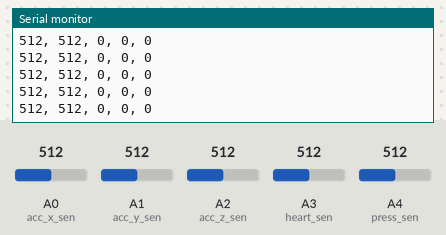
Recording of a sketch running on a simulated Arduino Uno, built with avr-gcc and run on an emulated ATmega328P. Parts: the last lines printed to the serial monitor. Inputs (shaded band) come from the test bench; at power-on: A0 (acc_x_sen) = 512, A3 (heart_sen) = 512, A1 (acc_y_sen) = 512, A2 (acc_z_sen) = 512, A4 (press_sen) = 512.

Above: at 1.2 s.
1.3 s: A0 (acc_x_sen) set to 532
4.3 s: A3 (heart_sen) set to 841
At 4.8 s:
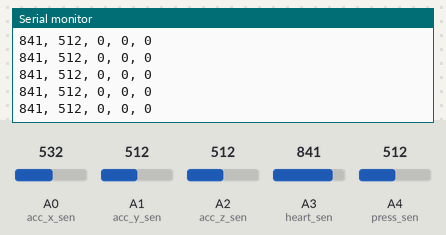
7.3 s: A3 (heart_sen) set to 862
At 8.6 s:
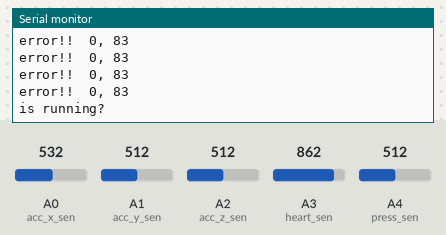
12.0 s: A1 (acc_y_sen) set to 537
At 14.7 s:
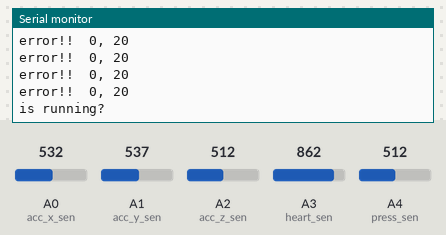
Timing chart, 0 to 16.2 s (numbered marks = the images above; inputs shaded):
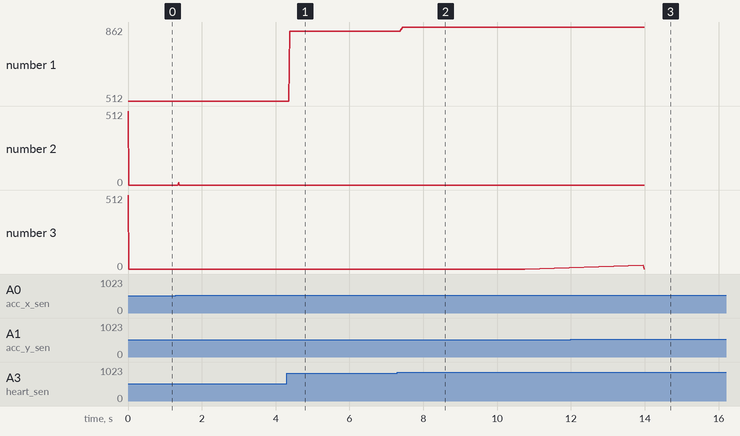

The sketch:

all2.ino
```cpp
// accelation value
int acc_x=0;
int acc_y=0;
int acc_z=0;
int pre_x, pre_y, pre_z;
int dis_x, dis_y, dis_z;

//pressure value
int presure;

//heart value
int prev_heart;
int now_heart=512;
int is_run_count = 10;
int err_count=0;
int temp_heart;

//sensors
int acc_x_sen = A0;
int acc_y_sen = A1;
int acc_z_sen = A2;
int heart_sen = A3;
int press_sen = A4;

// times
int now_time = 300;
int prev_time;;
int is_correct_count = 10;
int reset_time = 12;

void setup() {
	Serial.begin(9600);
        prev_time = millis();
}

void loop() {
	prev_heart = now_heart;
	pre_x = acc_x;
	pre_y = acc_y;
	pre_z = acc_z;

	now_heart = analogRead(heart_sen);
	acc_x = analogRead(acc_x_sen);
	acc_y = analogRead(acc_y_sen);
	acc_z = analogRead(acc_z_sen);


	temp_heart = now_heart-prev_heart;
	if((temp_heart > 300 || temp_heart < -300 || now_time < 100) && is_correct_count<4){
                Serial.print("error!!  " );
                Serial.print(temp_heart);
		Serial.print(", ");
		Serial.println(now_time);
		err_count ++;
		prev_heart = now_heart;
		if(is_run_count < err_count){
                        err_count = 0;
                        now_time = 300;
                        Serial.println("is running?");
			delay(3000);
		}
	}
	else{
                if(now_heart > 850){
                        now_time = millis() - prev_time;
                        if( now_time < 200){
                          is_correct_count-=2;
                        }
                        else{
                          Serial.print("------------------------------------------Heart Beat!!");
                          Serial.println(now_time);
                          prev_time = millis();
                          is_correct_count++;
                        }
		}

		if(acc_x-pre_x > 10 || acc_x-pre_x< -10) dis_x = acc_x-pre_x;
		else dis_x=0;

		if(acc_y-pre_y > 10 || acc_y-pre_y< -10) dis_y = acc_y-pre_y;
		else dis_y=0;

		if(acc_y-pre_z > 10 || acc_y-pre_z< -10) dis_z = acc_y-pre_z;
		else dis_z=0;

		presure = analogRead(press_sen);
                Serial.print(now_heart);
		Serial.print(", ");
		Serial.print(presure);
		Serial.print(", ");
		Serial.print(dis_x);
		Serial.print(", ");
		Serial.print(dis_y);
		Serial.print(", ");
		Serial.println(dis_z);
		delay(3);
                if(is_correct_count > reset_time) err_count = 0;
	}
}
```

Measured:
- the behaviour switches between 850 and 851 on A3 (heart_sen) (found by bisection; images 1 and 2)
- after the input at 4.3 s, the serial monitor: prints a new line after 0.08 s (image 1)
- after the input at 7.3 s, the serial monitor: prints a new line after 0.08 s (image 2)
- after the input at 12.0 s, the serial monitor: prints a new line after 2.0 s (image 3)
- plotted number 1: 512 → 841 after the input at 4.3 s, 841 → 862 after the input at 7.3 s
